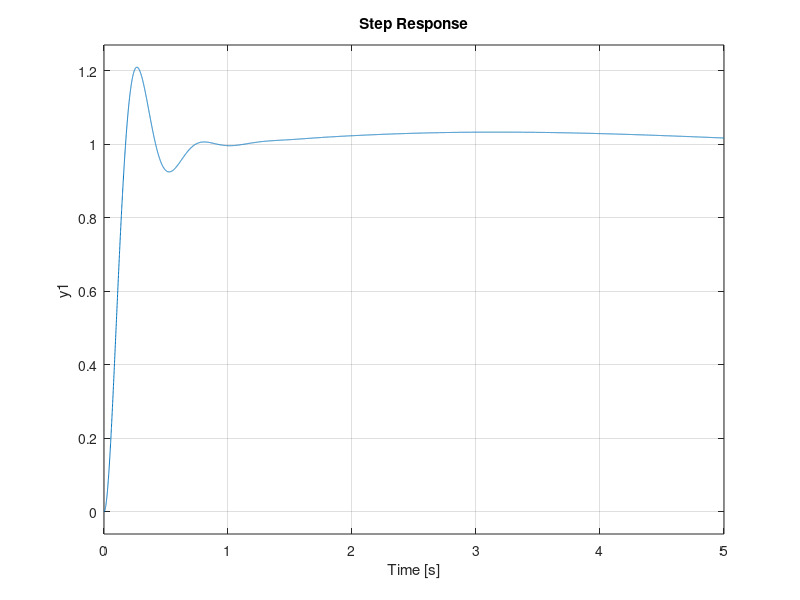

This figure's MATLAB source:
t = linspace(0,5,10000);
%%
%Open loop system
Sys = tf([10],[1 11 10 0])
Sys_close = feedback(Sys,1);
subplot(3,1,1), step(Sys_close,t)
%%
%Finding K_cr, the static gain which results in oscillation (PM = 0)
PM=1000;
K_cr = 0;

while abs(PM)>=10
    K_cr = K_cr + 0.1;
    Sys_k = K_cr*Sys;
    [GM,PM,w_cg,w_cp] = margin(Sys_k);
end

while abs(PM)>=1
    K_cr = K_cr + 0.01;
    Sys_k = K_cr*Sys;
    [GM,PM,w_cg,w_cp] = margin(Sys_k);
end

while abs(PM)>=0.1
    K_cr = K_cr + 0.001;
    Sys_k = K_cr*Sys;
    [GM,PM,w_cg,w_cp] = margin(Sys_k);
end

while abs(PM)>=0.01
    K_cr = K_cr + 0.0001;
    Sys_k = K_cr*Sys;
    [GM,PM,w_cg,w_cp] = margin(Sys_k);
end


Sys_k = K_cr*Sys;
Sys_k_close = feedback(Sys_k,1);
subplot(3,1,2), step(Sys_k_close,t)

%%
%Finding the Period of Oscillation
[n,d] = tfdata(Sys_k_close,'v');
P = zeros(1,length(d)-1);
for i=1:2:(length(d)-1)
    P(i) = d(i+1);
end
aux_roots = roots(P);
aux_freqs = abs(imag(aux_roots));
omega = mode(aux_freqs);
f = omega/(2*pi);
P_cr = 1/f;

%%
%Compensator Design
Kp = 0.6*K_cr;
Ti = 0.5*P_cr;
Ki = Kp/Ti;
Td = 1.25*P_cr;
Kd = Kp*Td;
Gc = tf([Kd Kp Ki],[1 0])

Sys_c = Gc*Sys;
Sys_c_close = feedback(Sys_c,1)
subplot(3,1,3), step(Sys_c_close,t)
